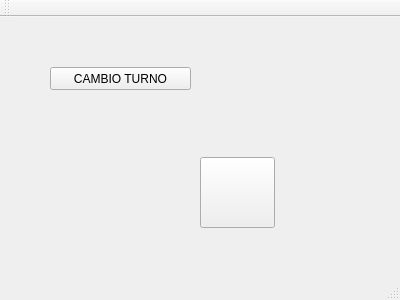
<?xml version="1.0" encoding="UTF-8"?>
<ui version="4.0">
 <class>MainWindow</class>
 <widget class="QMainWindow" name="MainWindow">
  <property name="geometry">
   <rect>
    <x>0</x>
    <y>0</y>
    <width>400</width>
    <height>300</height>
   </rect>
  </property>
  <property name="windowTitle">
   <string>MainWindow</string>
  </property>
  <widget class="QWidget" name="centralWidget">
   <widget class="QPushButton" name="pushButton">
    <property name="geometry">
     <rect>
      <x>50</x>
      <y>50</y>
      <width>141</width>
      <height>23</height>
     </rect>
    </property>
    <property name="text">
     <string>CAMBIO TURNO</string>
    </property>
   </widget>
   <widget class="QPushButton" name="pushButton_2">
    <property name="geometry">
     <rect>
      <x>200</x>
      <y>140</y>
      <width>75</width>
      <height>71</height>
     </rect>
    </property>
    <property name="text">
     <string/>
    </property>
   </widget>
  </widget>
  <widget class="QMenuBar" name="menuBar">
   <property name="geometry">
    <rect>
     <x>0</x>
     <y>0</y>
     <width>400</width>
     <height>21</height>
    </rect>
   </property>
  </widget>
  <widget class="QToolBar" name="mainToolBar">
   <attribute name="toolBarArea">
    <enum>TopToolBarArea</enum>
   </attribute>
   <attribute name="toolBarBreak">
    <bool>false</bool>
   </attribute>
  </widget>
  <widget class="QStatusBar" name="statusBar"/>
 </widget>
 <layoutdefault spacing="6" margin="11"/>
 <resources/>
 <connections/>
</ui>
